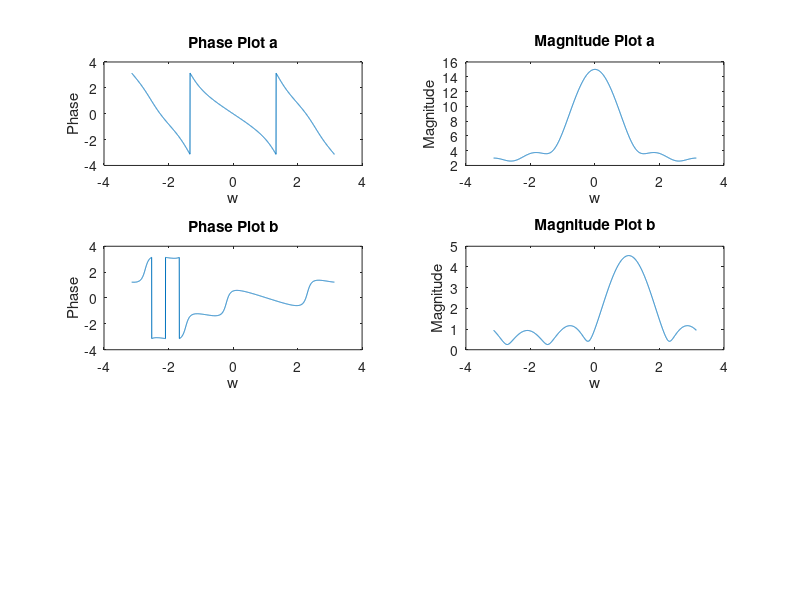

MATLAB code to generate this figure:
clc;
clear all;
close all;
%part a
n=-1:3;
x=[1 2 3 4 5];
w=-pi:0.001*pi:pi;
X=x*exp(-1j*n.'*w);
%part b
x1=(0.9*exp((1j*pi)/3)).^n;
w=-pi:0.001*pi:pi;
X1=x1*exp(-1j*n.'*w);
%plotting of part a and b
% phase plot of part a
subplot(3,2,1);
plot(w,angle(X));
xlabel('w');
ylabel('Phase');
%axis([-pi,pi,-2*pi,2*pi]);
title('Phase Plot a');
%magnitude plot of  part a
subplot(3,2,2);
plot(w,abs(X));
xlabel('w');
ylabel('Magnitude');
%axis([-pi,pi,0,ceil(max(abs(X)))]);
title('Magnitude Plot a');
% phase plot of part b
subplot(3,2,3);
plot(w,angle(X1));
xlabel('w');
ylabel('Phase');
%axis([-pi,pi,-2*pi,2*pi]);
title('Phase Plot b');
%magnitude plot of  part b
subplot(3,2,4);
plot(w,abs(X1));
xlabel('w');
ylabel('Magnitude');
%axis([-pi,pi,0,ceil(max(abs(X1)))]);
title('Magnitude Plot b');
